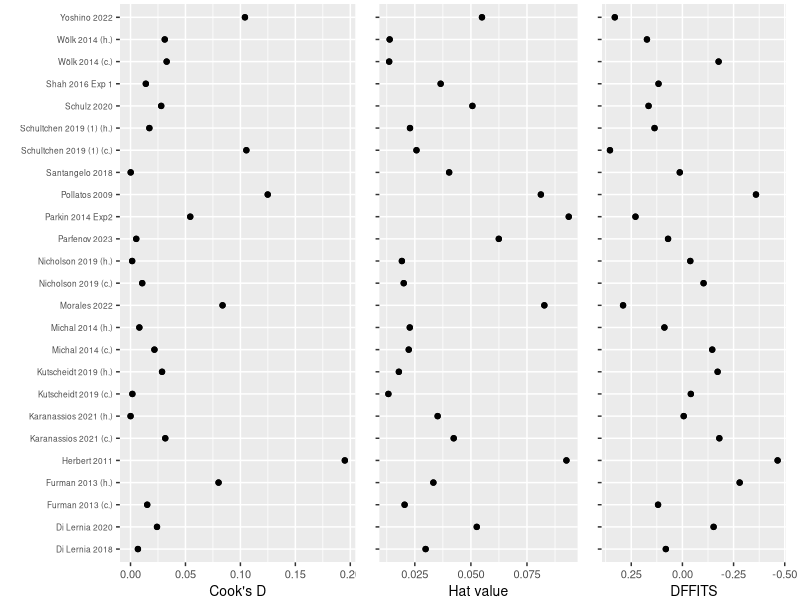
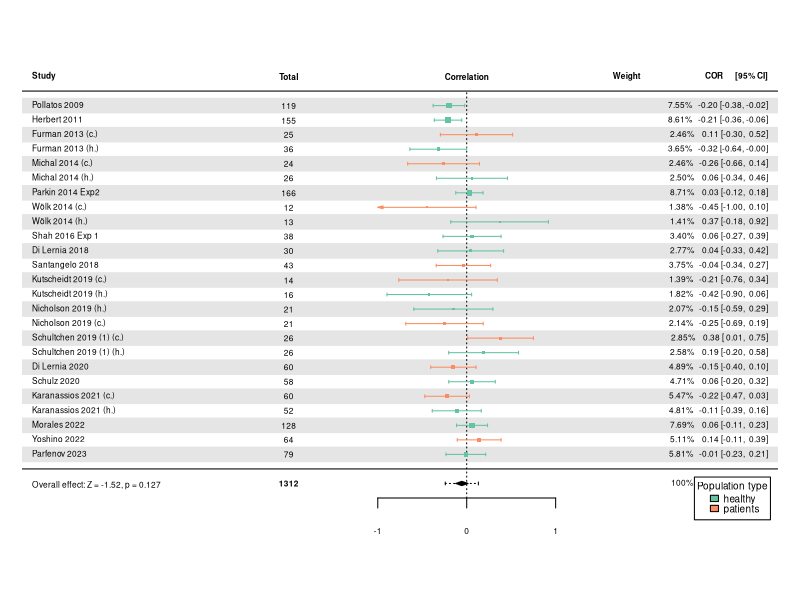
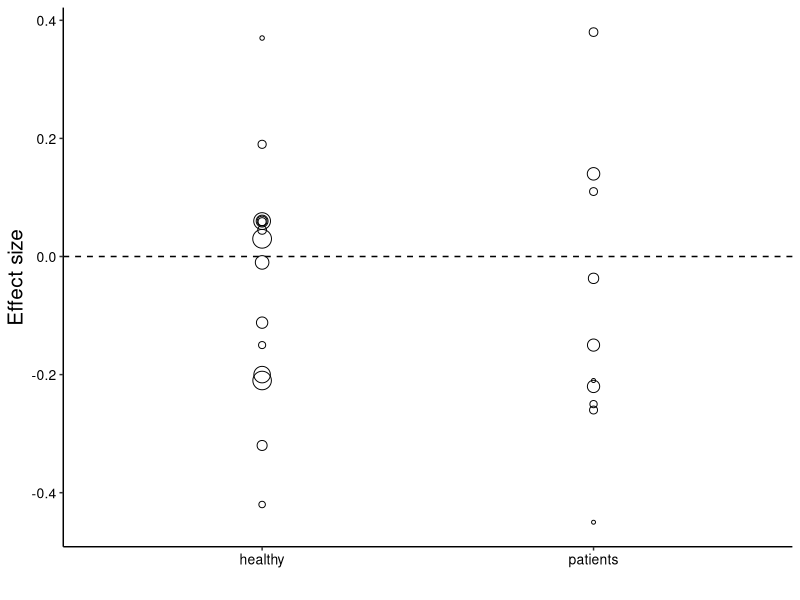
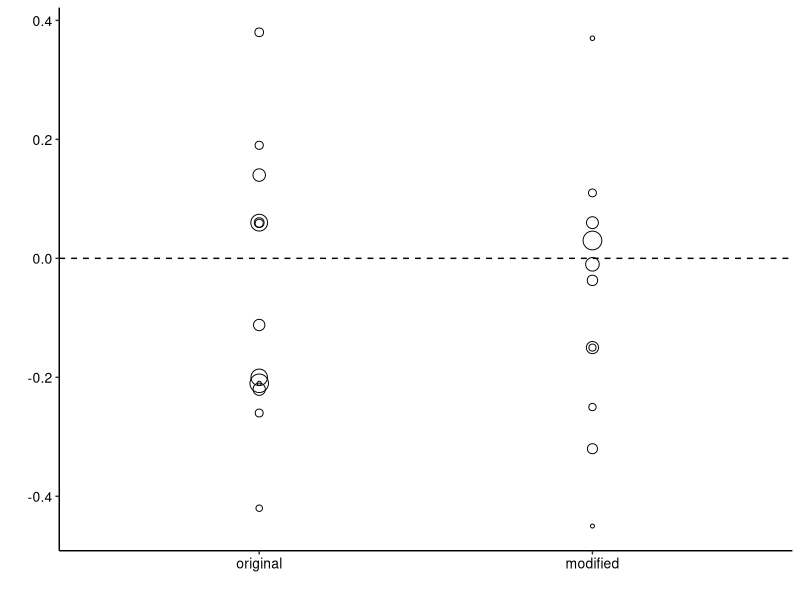
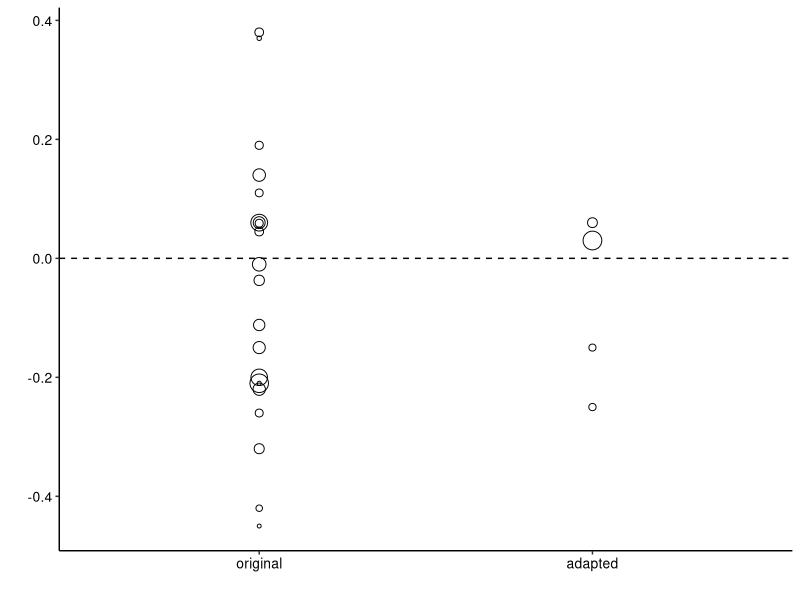
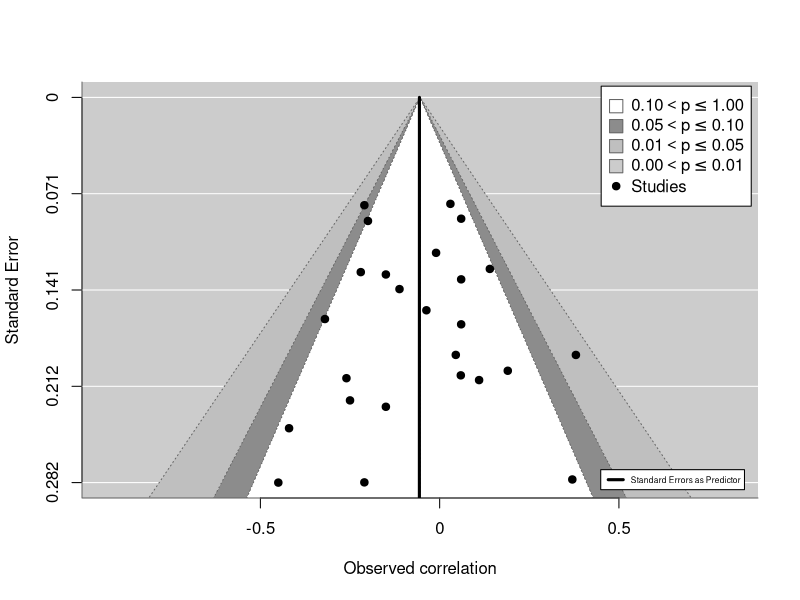

Reproduce these figures in R, in order. (Note: this script raises an error after producing the figures.)
# HCT and BDI-II ====
# Description: script to conduct meta-analysis investigating relationships between the HCT and BDI-II

# Create a vector of packages to use 
used_pachages <- c("dmetar", "ggplot2", "gridExtra", "metafor", "metameta", "metaviz", "readxl")
# Load packages
lapply(used_pachages, require, character.only = TRUE)

### Set working directory
setwd('/home/eparfenov/projects/HCT-questionnaires/')

# Load data and set up factors
mydata = read.table("Articles - BDI-II.tsv", sep = '\t', quote = "", header=TRUE)
mydata$Article <- as.factor(mydata$Article)
mydata$Formula_type <- as.factor(mydata$Formula_type)
mydata$Instructions_comb <- as.factor(mydata$Instructions_comb)
mydata$r_nature <- as.factor(mydata$r_nature)
# Set levels in the order they appear in the data
mydata$Participants <- factor(mydata$Participants, levels = unique(mydata$Participants)) 

## Mixed effects model ====
res <- rma.mv(Corrected_r, Variance, random = ~ 1 | Article, data = mydata)
summary(res)

### Calculate heterogeneity ====
W <- diag(1/res$vi)
X <- model.matrix(res)
P <- W - W %*% X %*% solve(t(X) %*% W %*% X) %*% t(X) %*% W
I = 100 * sum(res$sigma2) / (sum(res$sigma2) + (res$k-res$p)/sum(diag(P)))
I

## Influence analyses =====
### DFFITS ====
mydata$df_vals <- dfbetas(res)$intrcpt
which(abs(mydata$df_vals) > 3 * sqrt(1 / (length(unique(res$dat$ID)) - 1)))
### Cook's D ====
mydata$cook_vals <- cooks.distance(res)
which(mydata$cook_vals > 0.45)
### Hats ====
mydata$hat_vals <- hatvalues(res)
which(mydata$hat_vals > 3 * (1 / length(unique(res$dat$ID))))

### Plot influence analysis ====
p1 <- qplot(cook_vals, ID, data=mydata) + 
  geom_point(data = mydata[], aes()) +
  theme(axis.title.y=element_blank(),
        axis.text.y=element_text(size=6),
        axis.text.x=element_text(size=8),
        axis.title.x=element_text(size=10),
        legend.position = "none") + 
  xlab("Cook's D")

p1 <- p1 + theme(plot.margin = unit(c(0.2, 0, 0, 1), "lines"))

p2 <- qplot(hat_vals, ID, data=mydata) + 
  geom_point(data = mydata[], aes()) +
  theme(axis.title.y=element_blank(),
        axis.text.y=element_blank(),
        axis.text.x=element_text(size=8),
        axis.title.x=element_text(size=10),
        legend.position = "none") + 
  xlab("Hat value")

p2 <- p2 + theme(plot.margin = unit(c(0.2, 0, 0, 1), "lines"))

p3 <- qplot(df_vals, ID, data=mydata) + 
  geom_point(data = mydata[], aes()) +
  theme(axis.title.y=element_blank(),
        axis.text.y=element_blank(),
        axis.text.x=element_text(size=8),
        axis.title.x=element_text(size=10),
        legend.position = "none") +
  xlab("DFFITS") + 
  scale_x_reverse()

p3 <- p3 + theme(plot.margin = unit(c(0.2, 0.7, 0, 1), "lines"))

p4 <- grid.arrange(p1, p2, p3, nrow = 1, widths=c(2,1.25,1.25))

ggsave('influence-analysis.png', path='plots/BDI', plot=p4, width=10, height=4, dpi=600)

## Forest plot ====
colour_palette <- c(
  "healthy" = '#66c2a5',
  "patients" = '#fc8d62'
)
# Assign population type to the specific colours
colout_colours <- colour_palette[res$data$Participants]

png(filename='plots/BDI/forest-plot_all.png', res=600, width=6, height=8, units='in')
forest_plot = forest(res, xlim = c(-5, 3.5),
                     showweights = TRUE,
                     at = seq(-1, 1), shade = "zebra",
                     ilab = (N_sub), ilab.xpos = (-2), cex = 0.5,
                     header = c("Study", "COR      [95% CI]"),
                     colout = colout_colours,
                     # col = col_colours,
                     mlab = "",
                     xlab = "",
                     slab = paste(mydata$ID),
                     addcred = TRUE)
legend("bottomright", legend = names(colour_palette), fill = colour_palette, title = "Population type", xpd = TRUE, 
       inset = c(0.01, -0.05), 
       x.intersp = 0.5, # adjust horizontal interspacing
       y.intersp = 0.8, # adjust vertical interspacing
       cex = 0.6) # adjust font size
par(xpd = TRUE)
text(-2, res$k+2, "Total", cex = 0.5, font = 2)
text(-2, -1, paste(sum(mydata$N_sub)), cex = 0.5, font = 2)
text(0, res$k+2, "Correlation", cex = 0.5, font = 2)
text(1.8, res$k+2, "Weight", cex = 0.5, font = 2)
text(forest_plot$xlim[1], -1.23, pos = 4,
     bquote(paste("Overall effect: Z = ", .(formatC(res$zval, digits=2, format="f")), 
                  ", p", .(ifelse(res$pval<.001, " < 0.001",
                                  paste0(" = ",formatC(res$pval, digits=3, format="f")))))),
     xpd = TRUE, cex = 0.5)
dev.off()

## Moderation analysis ====
### Population type ====
mod_part <- rma.mv(Corrected_r, Variance, random = ~ 1 | Article, mods = ~ Participants, data = mydata,
                   tdist = TRUE # base test statistics and confidence intervals on the t-distribution
)
summary(mod_part)

# Plot and save
mod_partic <- ggplot(mydata, aes(x = Participants, y = Corrected_r, size = 1/Variance)) + 
  geom_point(data = mydata, shape = 1) + 
  xlab("") + ylab("Effect size") +
  geom_hline(yintercept = 0, linetype="dashed") +
  theme(axis.title = element_text(size = 15),
        axis.text.y = element_text(size = 10, colour = 'black'),
        axis.text.x = element_text(size = 10, colour = 'black'),
        legend.position = "none",
        axis.line = element_line(color='black'),
        panel.background = element_blank(),
        panel.grid.major = element_blank(),
        panel.grid.minor = element_blank(),
        panel.border = element_blank()) +
  scale_y_continuous(breaks = round(seq(min(mydata$Corrected_r), max(mydata$Corrected_r), by = 0.2), 1))
ggsave('participants-moderator.png', path='plots/BDI', plot=mod_partic, width=4, height=6, dpi=600)

### Instructions used ====
# Remove one study which didn't report type of instructions used
mydata_instr <- mydata[!is.na(mydata$Instructions_comb),]
mod_instr <- rma.mv(Corrected_r, Variance, random = ~ 1 | Article, mods = ~ Instructions_comb, data = mydata_instr, 
                    tdist = TRUE # base test statistics and confidence intervals on the t-distribution
)
summary(mod_instr)

# Plot and save
mod_instruct <- ggplot(mydata_instr, aes(x = Instructions_comb, y = Corrected_r, size = 1/Variance))+
  geom_point(data = mydata_instr, shape = 1) +
  xlab("") + ylab("") +
  geom_hline(yintercept = 0, linetype="dashed") +
  theme(axis.text.y = element_text(size = 10, colour = 'black'),
        axis.text.x = element_text(size = 10, colour = 'black'),
        legend.position = "none",
        axis.line = element_line(color='black'),
        panel.background = element_blank(),
        panel.grid.major = element_blank(),
        panel.grid.minor = element_blank(),
        panel.border = element_blank()) +
  scale_y_continuous(breaks = round(seq(min(mydata$Corrected_r), max(mydata$Corrected_r), by = 0.2), 1)) +
  scale_x_discrete(labels = c("1" = "original", "2" = "modified"))
ggsave('instructions-moderator.png', path='plots/BDI', plot=mod_instruct, width=4, height=6, dpi=600)


### Formula used ====
mod_formula <- rma.mv(Corrected_r, Variance, random = ~ 1 | Article, mods = ~ Formula_type, data = mydata,
                      tdist = TRUE # base test statistics and confidence intervals on the t-distribution
)
summary(mod_formula)

# Plot and save
mod_form <- ggplot(mydata, aes(x = Formula_type, y = Corrected_r, size = 1/Variance)) + 
  geom_point(data = mydata, shape = 1) + 
  xlab("") + ylab("") +
  geom_hline(yintercept = 0, linetype="dashed") +
  theme(axis.text.y = element_text(size = 10, colour = 'black'),
        axis.text.x = element_text(size = 10, colour = 'black'),
        legend.position = "none",
        axis.line = element_line(color='black'),
        panel.background = element_blank(),
        panel.grid.major = element_blank(),
        panel.grid.minor = element_blank(),
        panel.border = element_blank()) +
  scale_y_continuous(breaks = round(seq(min(mydata$Corrected_r), max(mydata$Corrected_r), by = 0.2), 1)) +
  scale_x_discrete(labels = c("0" = "original", "1" = "adapted"))
ggsave('formula-moderator.png', path='plots/BDI', plot=mod_form, width=4, height=6, dpi=600)

### Correction for multiple comparison ====
p_values <- c(mod_part$QMp, mod_instr$QMp, mod_formula$QMp)
p.adjust(p_values, method = "bonferroni")

## Publication bias ====
### Egger's test (Funnel plot asymmetry) ====
reg <- regtest(Corrected_r, Variance, data=mydata)
reg

### Funnel plot ====
png(filename='plots/BDI/funnel_all.png', res=600, width=6, height=6, units='in')
funnel_plot = funnel(res,
                     level=c(90, 95, 99),
                     xlab = "Observed correlation",
                     shade=c("white", "gray55", "gray75"),
                     legend=TRUE)
se <- seq(0,1.8,length=100) # add regression line to funnel plot
lines(coef(reg$fit)[1] + coef(reg$fit)[2]*se, se, lwd=3)
legend("bottomright", inset = 0.02, 
       lty = "solid", lwd = 3, 
       cex = 0.5, 
       bg = "white", 
       legend = "Standard Errors as Predictor")
dev.off()

## Study-level power analysis ====
mydata$sei <- sqrt(mydata$Variance)
mydata$yi <- mydata$Corrected_r
power_parf <- mapower_se(dat=mydata, 
                         observed_es = -0.05, # observed effect size from the model
                         name = 'Parfenov & Duncan 2023')
power_pd_dat <- power_parf$dat
power_parf$power_median_dat
min(power_pd_dat$power_es_observed)
max(power_pd_dat$power_es_observed)
median(power_pd_dat$power_es_observed)
### Sunset plot ====
sunset_plot <- viz_sunset(res, true_effect = -0.05, sig_level = 0.05, power_contours = "continuous", xlab = "Observed correlation")
ggsave('plots/BDI/sunset.png', plot = sunset_plot, dpi = 600, width = 6, height = 6, units = 'in')
